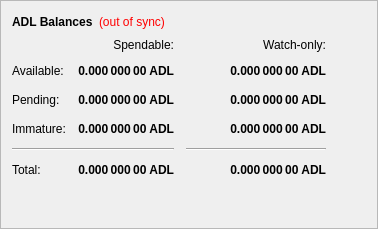
        <widget class="QFrame" name="frame">
         <property name="frameShape">
          <enum>QFrame::StyledPanel</enum>
         </property>
         <property name="frameShadow">
          <enum>QFrame::Raised</enum>
         </property>
         <layout class="QVBoxLayout" name="verticalLayout_4">
          <item>
           <layout class="QHBoxLayout" name="horizontalLayout_4">
            <item>
             <widget class="QLabel" name="label_5">
              <property name="font">
               <font>
                <weight>75</weight>
                <bold>true</bold>
               </font>
              </property>
              <property name="text">
               <string>ADL Balances</string>
              </property>
             </widget>
            </item>
            <item>
             <widget class="QLabel" name="labelWalletStatus">
              <property name="cursor">
               <cursorShape>WhatsThisCursor</cursorShape>
              </property>
              <property name="toolTip">
               <string>The displayed information may be out of date. Your wallet automatically synchronizes with the AdlerCash network after a connection is established, but this process has not completed yet.</string>
              </property>
              <property name="styleSheet">
               <string notr="true">QLabel { color: red; }</string>
              </property>
              <property name="text">
               <string notr="true">(out of sync)</string>
              </property>
              <property name="alignment">
               <set>Qt::AlignLeading|Qt::AlignLeft|Qt::AlignVCenter</set>
              </property>
             </widget>
            </item>
            <item>
             <spacer name="horizontalSpacer_3">
              <property name="orientation">
               <enum>Qt::Horizontal</enum>
              </property>
              <property name="sizeHint" stdset="0">
               <size>
                <width>40</width>
                <height>20</height>
               </size>
              </property>
             </spacer>
            </item>
           </layout>
          </item>
          <item>
           <layout class="QGridLayout" name="gridLayout">
            <property name="spacing">
             <number>12</number>
            </property>
            <item row="2" column="2">
             <widget class="QLabel" name="labelWatchPending">
              <property name="font">
               <font>
                <weight>75</weight>
                <bold>true</bold>
               </font>
              </property>
              <property name="cursor">
               <cursorShape>IBeamCursor</cursorShape>
              </property>
              <property name="toolTip">
               <string>Unconfirmed transactions to watch-only addresses</string>
              </property>
              <property name="text">
               <string notr="true">0.000 000 00 ADL</string>
              </property>
              <property name="alignment">
               <set>Qt::AlignRight|Qt::AlignTrailing|Qt::AlignVCenter</set>
              </property>
              <property name="textInteractionFlags">
               <set>Qt::LinksAccessibleByMouse|Qt::TextSelectableByKeyboard|Qt::TextSelectableByMouse</set>
              </property>
             </widget>
            </item>
            <item row="2" column="1">
             <widget class="QLabel" name="labelUnconfirmed">
              <property name="font">
               <font>
                <weight>75</weight>
                <bold>true</bold>
               </font>
              </property>
              <property name="cursor">
               <cursorShape>IBeamCursor</cursorShape>
              </property>
              <property name="toolTip">
               <string>Total of transactions that have yet to be confirmed, and do not yet count toward the spendable balance</string>
              </property>
              <property name="text">
               <string notr="true">0.000 000 00 ADL</string>
              </property>
              <property name="alignment">
               <set>Qt::AlignRight|Qt::AlignTrailing|Qt::AlignVCenter</set>
              </property>
              <property name="textInteractionFlags">
               <set>Qt::LinksAccessibleByMouse|Qt::TextSelectableByKeyboard|Qt::TextSelectableByMouse</set>
              </property>
             </widget>
            </item>
            <item row="3" column="2">
             <widget class="QLabel" name="labelWatchImmature">
              <property name="font">
               <font>
                <weight>75</weight>
                <bold>true</bold>
               </font>
              </property>
              <property name="cursor">
               <cursorShape>IBeamCursor</cursorShape>
              </property>
              <property name="toolTip">
               <string>Staked or masternode rewards in watch-only addresses that has not yet matured</string>
              </property>
              <property name="text">
               <string notr="true">0.000 000 00 ADL</string>
              </property>
              <property name="alignment">
               <set>Qt::AlignRight|Qt::AlignTrailing|Qt::AlignVCenter</set>
              </property>
              <property name="textInteractionFlags">
               <set>Qt::LinksAccessibleByMouse|Qt::TextSelectableByKeyboard|Qt::TextSelectableByMouse</set>
              </property>
             </widget>
            </item>
            <item row="4" column="0" colspan="2">
             <widget class="Line" name="lineSpendableBalance">
              <property name="orientation">
               <enum>Qt::Horizontal</enum>
              </property>
             </widget>
            </item>
            <item row="4" column="2">
             <widget class="Line" name="lineWatchBalance">
              <property name="sizePolicy">
               <sizepolicy hsizetype="Preferred" vsizetype="Fixed">
                <horstretch>0</horstretch>
                <verstretch>0</verstretch>
               </sizepolicy>
              </property>
              <property name="minimumSize">
               <size>
                <width>140</width>
                <height>0</height>
               </size>
              </property>
              <property name="orientation">
               <enum>Qt::Horizontal</enum>
              </property>
             </widget>
            </item>
            <item row="5" column="0">
             <widget class="QLabel" name="labelTotalText">
              <property name="text">
               <string>Total:</string>
              </property>
             </widget>
            </item>
            <item row="3" column="1">
             <widget class="QLabel" name="labelImmature">
              <property name="font">
               <font>
                <weight>75</weight>
                <bold>true</bold>
               </font>
              </property>
              <property name="cursor">
               <cursorShape>IBeamCursor</cursorShape>
              </property>
              <property name="toolTip">
               <string>Staked or masternode rewards that has not yet matured</string>
              </property>
              <property name="text">
               <string notr="true">0.000 000 00 ADL</string>
              </property>
              <property name="alignment">
               <set>Qt::AlignRight|Qt::AlignTrailing|Qt::AlignVCenter</set>
              </property>
              <property name="textInteractionFlags">
               <set>Qt::LinksAccessibleByMouse|Qt::TextSelectableByKeyboard|Qt::TextSelectableByMouse</set>
              </property>
             </widget>
            </item>
            <item row="2" column="3">
             <spacer name="horizontalSpacer_2">
              <property name="orientation">
               <enum>Qt::Horizontal</enum>
              </property>
              <property name="sizeHint" stdset="0">
               <size>
                <width>40</width>
                <height>20</height>
               </size>
              </property>
             </spacer>
            </item>
            <item row="3" column="0">
             <widget class="QLabel" name="labelImmatureText">
              <property name="text">
               <string>Immature:</string>
              </property>
             </widget>
            </item>
            <item row="5" column="1">
             <widget class="QLabel" name="labelTotal">
              <property name="font">
               <font>
                <weight>75</weight>
                <bold>true</bold>
               </font>
              </property>
              <property name="cursor">
               <cursorShape>IBeamCursor</cursorShape>
              </property>
              <property name="toolTip">
               <string>Your current total balance</string>
              </property>
              <property name="text">
               <string notr="true">0.000 000 00 ADL</string>
              </property>
              <property name="alignment">
               <set>Qt::AlignRight|Qt::AlignTrailing|Qt::AlignVCenter</set>
              </property>
              <property name="textInteractionFlags">
               <set>Qt::LinksAccessibleByMouse|Qt::TextSelectableByKeyboard|Qt::TextSelectableByMouse</set>
              </property>
             </widget>
            </item>
            <item row="5" column="2">
             <widget class="QLabel" name="labelWatchTotal">
              <property name="font">
               <font>
                <weight>75</weight>
                <bold>true</bold>
               </font>
              </property>
              <property name="cursor">
               <cursorShape>IBeamCursor</cursorShape>
              </property>
              <property name="toolTip">
               <string>Current total balance in watch-only addresses</string>
              </property>
              <property name="text">
               <string notr="true">0.000 000 00 ADL</string>
              </property>
              <property name="alignment">
               <set>Qt::AlignRight|Qt::AlignTrailing|Qt::AlignVCenter</set>
              </property>
              <property name="textInteractionFlags">
               <set>Qt::LinksAccessibleByMouse|Qt::TextSelectableByKeyboard|Qt::TextSelectableByMouse</set>
              </property>
             </widget>
            </item>
            <item row="0" column="2">
             <widget class="QLabel" name="labelWatchonly">
              <property name="text">
               <string>Watch-only:</string>
              </property>
              <property name="alignment">
               <set>Qt::AlignRight|Qt::AlignTrailing|Qt::AlignVCenter</set>
              </property>
             </widget>
            </item>
            <item row="1" column="0">
             <widget class="QLabel" name="labelBalanceText">
              <property name="text">
               <string>Available:</string>
              </property>
             </widget>
            </item>
            <item row="1" column="1">
             <widget class="QLabel" name="labelBalance">
              <property name="font">
               <font>
                <weight>75</weight>
                <bold>true</bold>
               </font>
              </property>
              <property name="cursor">
               <cursorShape>IBeamCursor</cursorShape>
              </property>
              <property name="toolTip">
               <string>Your current spendable balance</string>
              </property>
              <property name="text">
               <string notr="true">0.000 000 00 ADL</string>
              </property>
              <property name="alignment">
               <set>Qt::AlignRight|Qt::AlignTrailing|Qt::AlignVCenter</set>
              </property>
              <property name="textInteractionFlags">
               <set>Qt::LinksAccessibleByMouse|Qt::TextSelectableByKeyboard|Qt::TextSelectableByMouse</set>
              </property>
             </widget>
            </item>
            <item row="1" column="2">
             <widget class="QLabel" name="labelWatchAvailable">
              <property name="font">
               <font>
                <weight>75</weight>
                <bold>true</bold>
               </font>
              </property>
              <property name="cursor">
               <cursorShape>IBeamCursor</cursorShape>
              </property>
              <property name="toolTip">
               <string>Your current balance in watch-only addresses</string>
              </property>
              <property name="text">
               <string notr="true">0.000 000 00 ADL</string>
              </property>
              <property name="alignment">
               <set>Qt::AlignRight|Qt::AlignTrailing|Qt::AlignVCenter</set>
              </property>
              <property name="textInteractionFlags">
               <set>Qt::LinksAccessibleByMouse|Qt::TextSelectableByKeyboard|Qt::TextSelectableByMouse</set>
              </property>
             </widget>
            </item>
            <item row="2" column="0">
             <widget class="QLabel" name="labelPendingText">
              <property name="text">
               <string>Pending:</string>
              </property>
             </widget>
            </item>
            <item row="0" column="1">
             <widget class="QLabel" name="labelSpendable">
              <property name="text">
               <string>Spendable:</string>
              </property>
              <property name="alignment">
               <set>Qt::AlignRight|Qt::AlignTrailing|Qt::AlignVCenter</set>
              </property>
             </widget>
            </item>
           </layout>
          </item>
          <item>
           <spacer name="verticalSpacer_4">
            <property name="orientation">
             <enum>Qt::Vertical</enum>
            </property>
            <property name="sizeHint" stdset="0">
             <size>
              <width>20</width>
              <height>40</height>
             </size>
            </property>
           </spacer>
          </item>
         </layout>
        </widget>
